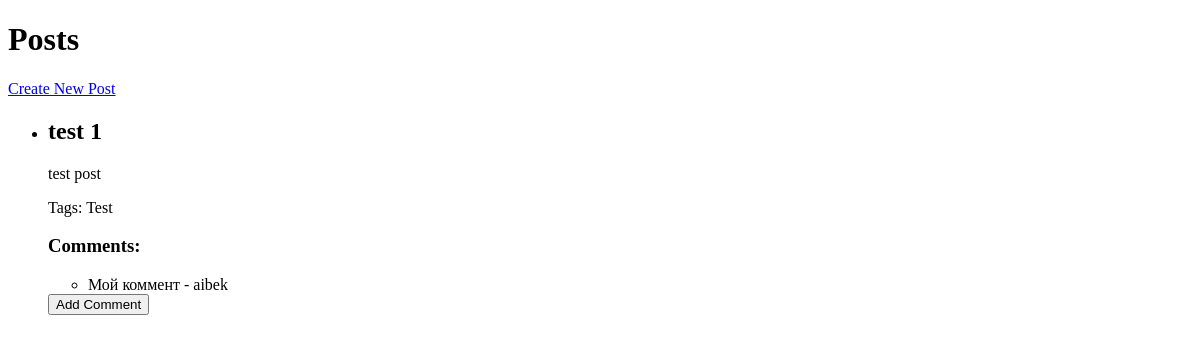
The page /blog/posts/ on the database as committed earlier.
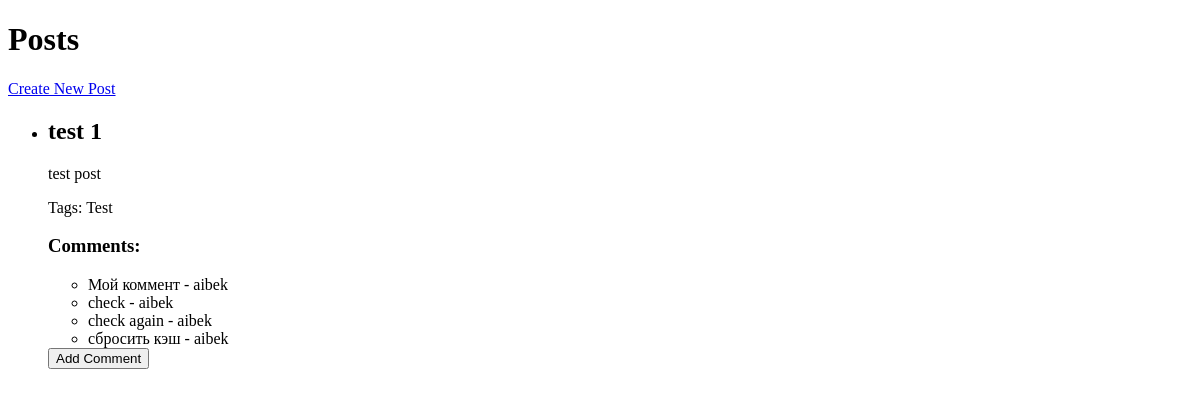
The same page on the database as committed later.
### blog/models.py (models this page shows)
class Post(models.Model):
    title = models.CharField(max_length=200)
    content = models.TextField()
    author = models.ForeignKey(User, on_delete=models.CASCADE)
    created_date = models.DateTimeField(auto_now_add=True)
    tags = models.ManyToManyField(Tag)
    class Meta:
        indexes = [
            models.Index(fields=['author']),
        ]

class Tag(models.Model):
    name = models.CharField(max_length=50)
    def __str__(self):
        return self.name

class Comment(models.Model):
    post = models.ForeignKey(Post, on_delete=models.CASCADE, related_name='comments')
    author = models.ForeignKey(User, on_delete=models.CASCADE)
    content = models.TextField()
    created_date = models.DateTimeField(auto_now_add=True)
    class Meta:
        indexes = [
            models.Index(fields=['post', 'created_date']),
        ]

### blog/views.py (the view)
# urls.py: path('posts/', PostListView.as_view(), name='post_list'),
class PostListView(View):
    def get(self, request):
        cache_key = 'post_list'
        posts = cache.get(cache_key)
        if not posts:
            posts = Post.objects.prefetch_related('comments').all()
            cache.set(cache_key, posts, 60)
        return render(request, 'post_list.html', {'posts': posts})

### blog/templates/post_list.html (shortened to what this page needs)
{% load cache %}
<!DOCTYPE html>
<html lang="en">
<head>
</head>
<body>
    <h1>Posts</h1>
    <a href="{% url 'post_create' %}">Create New Post</a>
    <ul>
        {% for post in posts %}
            {% cache 60 post.id %}
            <li>
                <h2>{{ post.title }}</h2>
                <p>{{ post.content }}</p>
                <p>Tags: {{ post.tags.all|join:", " }}</p>
                <h3>Comments:</h3>
                <ul>
                    {% cache 60 post.id "comments" %}
                    {% for comment in post.comments.all %}
                        <li>{{ comment.content }} - {{ comment.author.username }}</li>
                    {% endfor %}
                    {% endcache %}
                </ul>
                <form action="{% url 'comment_create' post.id %}" method="post">
                    <button type="submit">Add Comment</button>
                </form>
            </li>
            {% endcache %}
        {% endfor %}
    </ul>
</body>
</html>

Rows that differ between the two databases and show on the page:
added Comment: content "check", author.username "aibek"
added Comment: content "check again", author.username "aibek"
added Comment: content "сбросить кэш", author.username "aibek"
